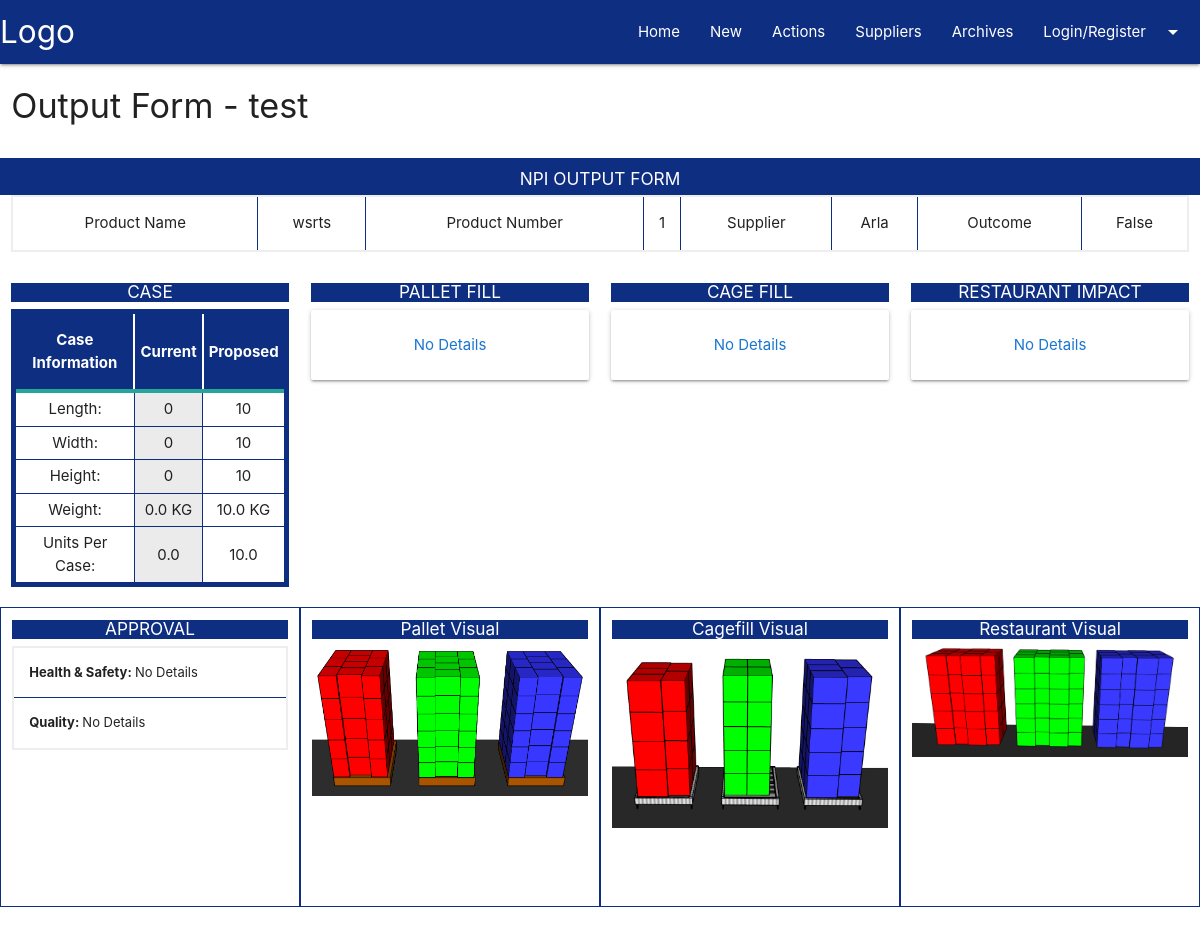
The page /outputform/1 on the database as committed earlier.
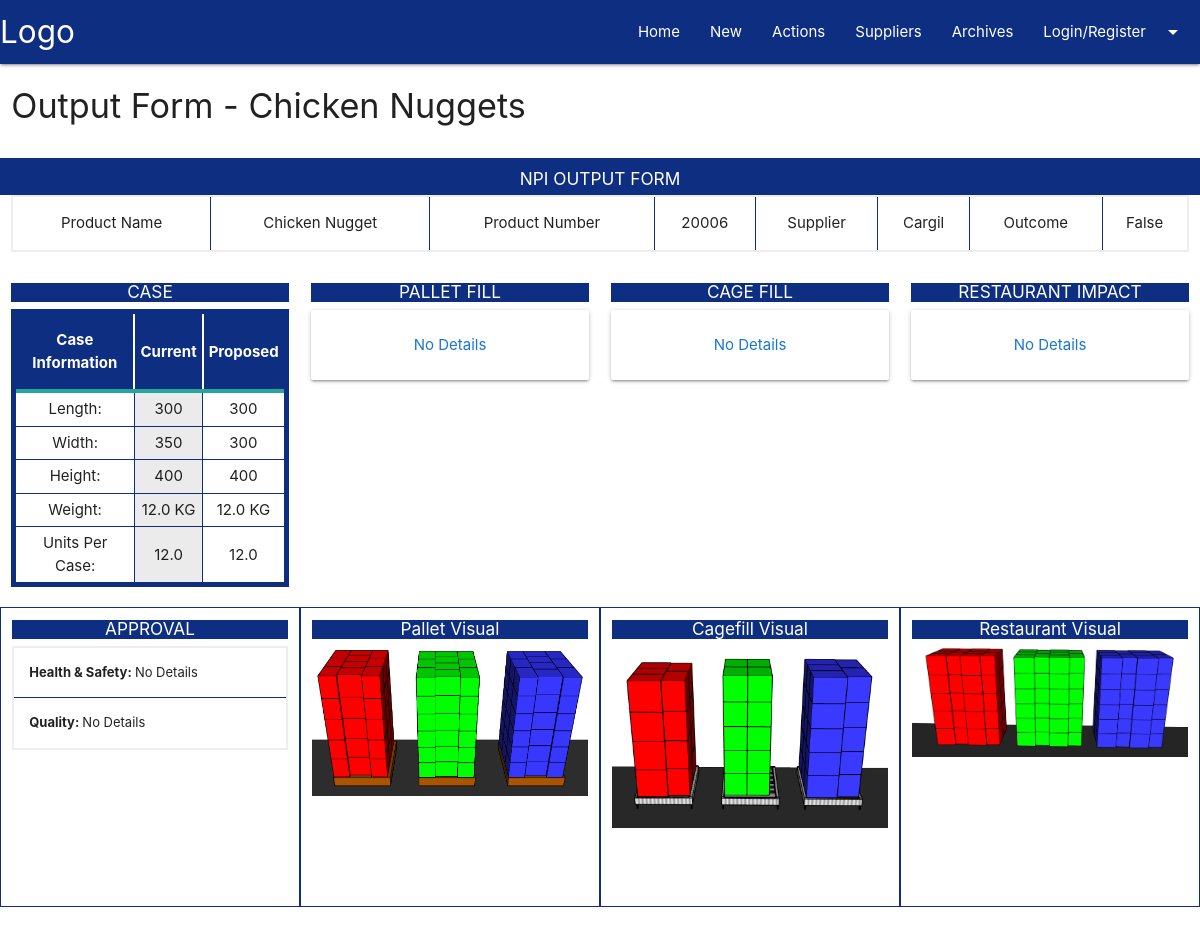
The same page on the database as committed later.
### tracker/models.py (models this page shows)
class Posts(db.Model):
    id = db.Column(db.Integer, primary_key=True)
    title = db.Column(db.String(80), nullable=False)
    date_posted = db.Column(
        db.DateTime,
        nullable=False,
        default=datetime.utcnow
    )
    user_id = db.Column(db.Integer, db.ForeignKey('user.id'))
    content = db.Column(db.Text, nullable=True)
    supplier_id = db.Column(db.Integer, db.ForeignKey('suppliers.id'),
        nullable=False)
    contact_name = db.Column(db.String(50))
    new_product = db.Column(db.Boolean, default=False)
    product_number = db.Column(db.Integer)
    product_name = db.Column(db.String(80), nullable=False)
    product_type = db.Column(db.String(50), nullable=False)
    product_length = db.Column(db.Integer)
    product_width = db.Column(db.Integer)
    product_height =db.Column(db.Integer)
    product_weight = db.Column(db.Float)
    case_orientation = db.Column(db.Boolean, default=False)
    units_per_case = db.Column(db.Float)
    inners_per_case = db.Column(db.Float)
    ex_product_length = db.Column(db.Integer)
    ex_product_width = db.Column(db.Integer)
    ex_product_height =db.Column(db.Integer)
    ex_product_weight = db.Column(db.Float)
    ex_case_orientation = db.Column(db.Boolean, default=False)
    ex_units_per_case = db.Column(db.Float)
    ex_inners_per_case = db.Column(db.Float)
    healthandsafety = db.Column(db.Integer, default=0)
    quality = db.Column(db.Integer, default=0)
    cagefill = db.Column(db.Integer, default=0)
    restaurantimpact = db.Column(db.Integer, default=0)
    status = db.Column(db.String(20), nullable=True)
    complete = db.Column(db.Boolean, default=False)
    actions = db.relationship(
        'Actions',
        foreign_keys='Actions.posts_id',
        backref='action_post',
        lazy=True
    )

class Suppliers(db.Model):
    id = db.Column(db.Integer, primary_key=True)
    supplier_name = db.Column(db.String(80), nullable=False)
    display = db.Column(db.Boolean, default=True)
    suppliers = db.relationship(
        'Posts',
        foreign_keys='Posts.supplier_id',
        backref='supplier',
        lazy=True
    )

### tracker/routes/main.py (the view)
@main.route('/outputform/<int:post_id>', methods=['GET', 'POST'])
def output_form(post_id):
    post = Posts.query.get_or_404(post_id)
    health_and_safety = Actions.query.filter(Actions.stage == 1,
            Actions.posts_id
            == post_id).order_by(Actions.created_on.desc()).first()
    quality = Actions.query.filter(Actions.stage == 2, Actions.posts_id
                                   == post_id).order_by(Actions.created_on.desc()).first()
    cagefill = Actions.query.filter(Actions.stage == 3,
                                    Actions.posts_id
                                    == post_id).order_by(Actions.created_on.desc()).first()
    restaurant_impact = Actions.query.filter(Actions.stage == 4,
            Actions.posts_id
            == post_id).order_by(Actions.created_on.desc()).first()
    context = {
        'post': post,
        'health_and_safety': health_and_safety,
        'quality': quality,
        'cagefill': cagefill,
        'restaurant_impact': restaurant_impact,
        }
    return render_template('output_form.html', **context)

### tracker/templates/output_form.html (shortened to what the changed rows need)
{% extends 'base.html' %}
{% block content %}
<div class="container-fluid">
    <div class="row">
        <div class="col s12">
            <h4>Output Form - {{ post.title }}</h4>
        </div>
    </div>
</div>
<div class="container-fluid">
    <div class="row">
        <div class="col hide-on-med-and-down l12">
            <table class="centered branded-table">
                <tbody>
                    <tr>
                        <td>Product Name</td>
                        <td>{{ post.product_name }}</td>
                        <td>Product Number</td>
                        <td>{{ post.product_number }}</td>
                        <td>Supplier</td>
                        <td>{{ post.supplier.supplier_name }}</td>
                        <td>Outcome</td>
                        <td>{{ post.complete }}</td>
                    </tr>
                </tbody>
            </table>
        </div>
    </div>
    <div class="row">
        <div class="col hide-on-med-and-down l3">
            <table class="centered branded-product-table output-form highlight">
                <thead>
                    <tr>
                        <th>Case Information</th>
                        <th>Current</th>
                        <th>Proposed</th>
                    </tr>
                </thead>
                <tbody>
                    <tr>
                        <td>Length:</td>
                        <td>{{ post.ex_product_length }}</td>
                        <td>{{ post.product_length }}</td>
                    </tr>
                        <td>Width:</td>
                        <td>{{ post.ex_product_width }}</td>
                        <td>{{ post.product_width }}</td>
                    <tr>
                        <td>Height:</td>
                        <td>{{ post.ex_product_height }}</td>
                        <td>{{ post.product_height }}</td>
                    </tr>
                    <tr>
                        <td>Weight:</td>
                        <td>{{ post.ex_product_weight }} KG</td>
                        <td>{{ post.product_weight }} KG</td>
                    </tr>
                    <tr>
                        <td>Units Per Case:</td>
                        <td>{{ post.ex_units_per_case }}</td>
                        <td>{{ post.units_per_case }}</td>
                    </tr>
                </tbody>
            </table>
        </div>
    </div>
</div>
{% endblock content %}

Rows that differ between the two databases and show on the page:
changed Posts "False": title "test" → "Chicken Nuggets"; product_name "wsrts" → "Chicken Nugget"; product_number "1" → "20006"; ex_product_length "0" → "300"; product_length "10" → "300"; ex_product_width "0" → "350"; product_width "10" → "300"; ex_product_height "0" → "400"; product_height "10" → "400"; ex_product_weight "0.0" → "12.0"; product_weight "10.0" → "12.0"; ex_units_per_case "0.0" → "12.0"; units_per_case "10.0" → "12.0"
changed Suppliers: supplier.supplier_name "Arla" → "Cargil"
